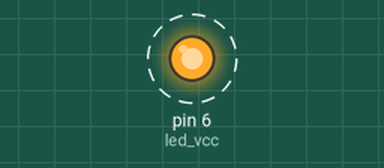
Recording of a sketch running on a simulated Arduino Uno, built with avr-gcc and run on an emulated ATmega328P. On the bench: output pins drawn as LEDs (lit = HIGH). Dashed ring = blinking. What the sketch prints to the serial monitor is not drawn.

Above: at 0.5 s.
Timing chart, 0 to 4.6 s (numbered marks = the images above):
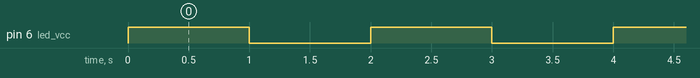

Measured:
- by itself, pin 6 (led_vcc): alternates HIGH for 1.0 s and LOW for 1.0 s

The sketch:

blink_test.ino
```cpp
#define led_vcc 6
void setup() {
  // put your setup code here, to run once:
  Serial.begin(9600);
  pinMode(led_vcc, OUTPUT);
  digitalWrite(led_vcc, LOW);
}

void loop() {
  // put your main code here, to run repeatedly:
  Serial.println("HIGH");
  digitalWrite(led_vcc, HIGH);
  delay(1000);
  Serial.println("LOW");
  digitalWrite(led_vcc, LOW);
  delay(1000);
}
```
